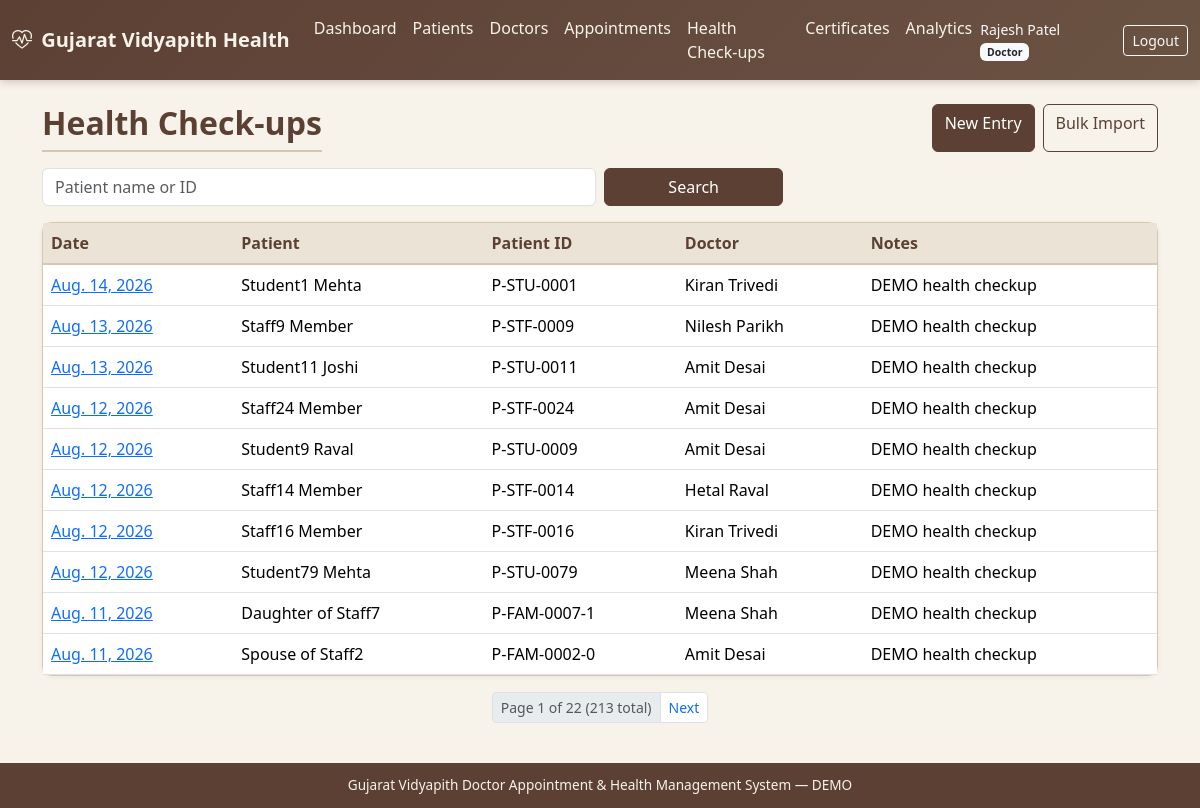
The page /health/ (signed in) on the database as committed earlier.
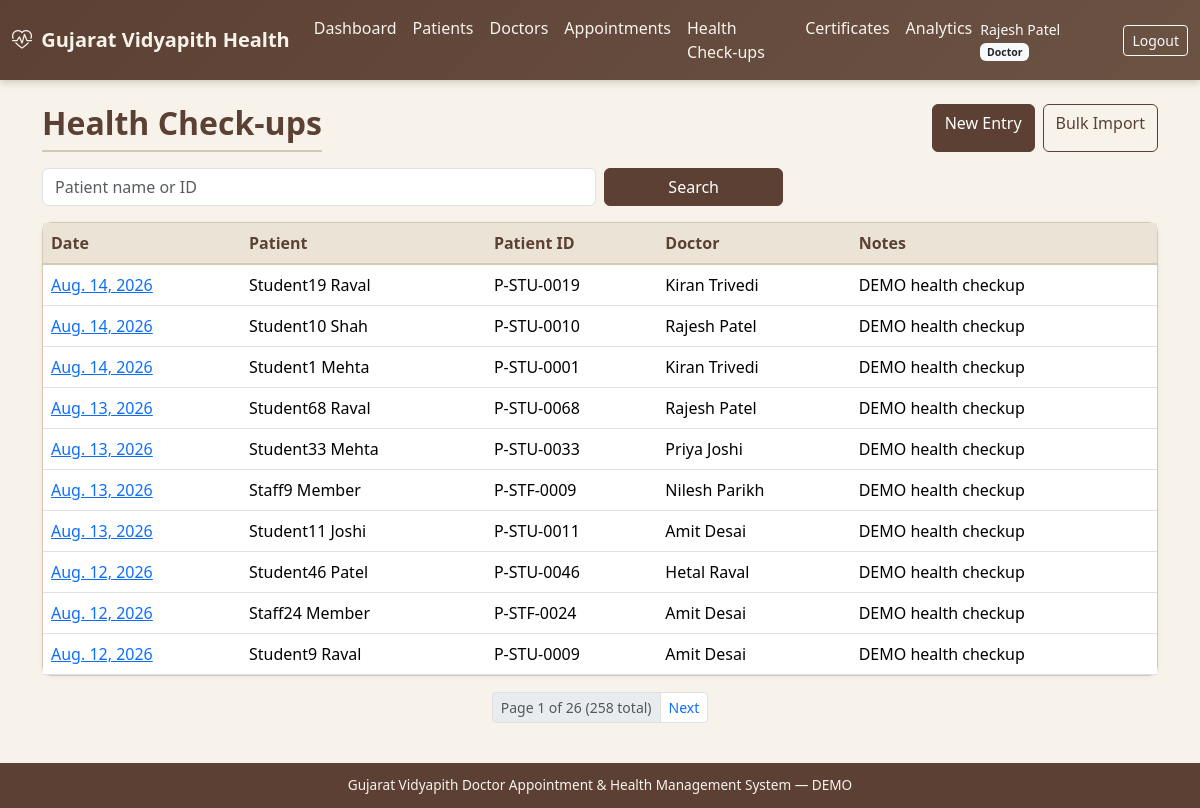
The same page on the database as committed later.
### health_records/models.py (models this page shows, shortened)
class HealthCheckup(models.Model):
    patient = models.ForeignKey(Patient, on_delete=models.CASCADE, related_name='health_checkups')
    doctor = models.ForeignKey(
        Doctor, on_delete=models.SET_NULL, null=True, blank=True, related_name='health_checkups'
    )
    checkup_date = models.DateField(db_index=True)
    notes = models.TextField(blank=True)
    entered_by = models.ForeignKey(
        settings.AUTH_USER_MODEL, on_delete=models.SET_NULL, null=True, blank=True
    )
    created_at = models.DateTimeField(auto_now_add=True)
    is_demo = models.BooleanField(default=False)
    class Meta:
        ordering = ['-checkup_date']
        indexes = [models.Index(fields=['patient', 'checkup_date'])]

### patients/models.py (models this page shows, shortened)
class Patient(models.Model):
    CATEGORY_STUDENT = 'student'
    CATEGORY_STAFF = 'staff'
    CATEGORY_STAFF_FAMILY = 'staff_family'
    CATEGORY_CHOICES = [
        (CATEGORY_STUDENT, 'Student'),
        (CATEGORY_STAFF, 'University Staff'),
        (CATEGORY_STAFF_FAMILY, 'Staff Family Member'),
    ]
    patient_id = models.CharField(max_length=30, unique=True, db_index=True)
    user = models.OneToOneField(
        settings.AUTH_USER_MODEL,
        on_delete=models.SET_NULL,
        null=True,
        blank=True,
        related_name='patient_profile',
    )
    category = models.CharField(max_length=20, choices=CATEGORY_CHOICES, db_index=True)
    name = models.CharField(max_length=150, db_index=True)
    gender = models.CharField(
        max_length=10,
        choices=[('Male', 'Male'), ('Female', 'Female'), ('Other', 'Other')],
        blank=True,
    )
    date_of_birth = models.DateField(null=True, blank=True)
    email = models.EmailField(blank=True, db_index=True)
    mobile = models.CharField(max_length=15, blank=True, db_index=True)
    address = models.TextField(blank=True)
    blood_group = models.CharField(max_length=5, blank=True)
    emergency_contact = models.CharField(max_length=15, blank=True)
    status = models.CharField(
        max_length=20,
        choices=[('Active', 'Active'), ('Inactive', 'Inactive')],
        default='Active',
    )
    created_at = models.DateTimeField(auto_now_add=True)
    updated_at = models.DateTimeField(auto_now=True)
    created_by = models.ForeignKey(
        settings.AUTH_USER_MODEL,
        on_delete=models.SET_NULL,
        null=True,
        blank=True,
        related_name='patients_created',
    )
    class Meta:
        ordering = ['name']
        indexes = [
            models.Index(fields=['name', 'mobile']),
            models.Index(fields=['category', 'status']),
        ]

### doctors/models.py (models this page shows, shortened)
class Doctor(models.Model):
    doctor_id = models.CharField(max_length=30, unique=True)
    user = models.OneToOneField(
        settings.AUTH_USER_MODEL,
        on_delete=models.SET_NULL,
        null=True,
        blank=True,
        related_name='doctor_profile',
    )
    name = models.CharField(max_length=150)
    gender = models.CharField(
        max_length=10,
        choices=[('Male', 'Male'), ('Female', 'Female'), ('Other', 'Other')],
        blank=True,
    )
    qualification = models.CharField(max_length=200, blank=True)
    medical_system = models.ForeignKey(
        MedicalSystem, on_delete=models.SET_NULL, null=True, blank=True, related_name='doctors'
    )
    specialization = models.ForeignKey(
        Specialization, on_delete=models.SET_NULL, null=True, related_name='doctors'
    )
    department = models.ForeignKey(
        Department, on_delete=models.SET_NULL, null=True, blank=True, related_name='doctors'
    )
    registration_number = models.CharField(max_length=50, blank=True)
    email = models.EmailField(blank=True)
    mobile = models.CharField(max_length=15, blank=True)
    experience_years = models.PositiveSmallIntegerField(default=0)
    profile_photo = models.ImageField(upload_to='doctors/', blank=True, null=True)
    availability = models.CharField(
        max_length=20,
        choices=[('Available', 'Available'), ('Unavailable', 'Unavailable'), ('On Leave', 'On Leave')],
        default='Available',
    )
    status = models.CharField(
        max_length=20,
        choices=[('Active', 'Active'), ('Inactive', 'Inactive')],
        default='Active',
    )
    created_at = models.DateTimeField(auto_now_add=True)
    updated_at = models.DateTimeField(auto_now=True)
    class Meta:
        ordering = ['name']

### health_records/views.py (the view)
# urls.py: path('', views.index, name='index'),
@login_required
def index(request):
    q = request.GET.get('q', '').strip()
    qs = HealthCheckup.objects.select_related('patient', 'doctor').order_by('-checkup_date')
    qs = patient_scoped_qs(request.user, qs)
    if q:
        from django.db.models import Q
        qs = qs.filter(Q(patient__name__icontains=q) | Q(patient__patient_id__icontains=q))
    page = Paginator(qs, 10).get_page(request.GET.get('page'))
    return render(request, 'health_records/list.html', {
        'page_obj': page, 'checkups': page, 'q': q,
    })

### accounts/authorization.py (called while the page is built)
def is_admin(user):
    if not user or not user.is_authenticated:
        return False
    if user.is_superuser:
        return True
    role = getattr(user, 'role', None)
    if role and role.code in (Role.ADMIN, Role.SUPER_ADMIN):
        return True
    return False

def is_doctor(user):
    if not user or not user.is_authenticated:
        return False
    if user.is_superuser or is_admin(user):
        return True
    role = getattr(user, 'role', None)
    if role and role.code == Role.DOCTOR:
        return True
    if get_doctor_profile(user) is not None:
        return True
    return False

def patient_scoped_qs(user, queryset, patient_field='patient'):
    if is_admin(user) or is_doctor(user):
        return queryset
    own = get_linked_patient(user)
    if own is None:
        return queryset.none()
    return queryset.filter(**{patient_field: own})

### accounts/models.py (called while the page is built)
    @property
    def role_code(self):
        return self.role.code if self.role else None

    def has_role(self, *codes):
        return self.role and self.role.code in codes

### templates/health_records/list.html (shortened to what this page needs)
{% extends "base.html" %}
{% block content %}
<div class="container">
  <div class="d-flex justify-content-between mb-3 flex-wrap gap-2">
    <h2 class="page-title mb-0">Health Check-ups</h2>
    {% if user.is_doctor_user or user.is_admin_user or user.is_superuser %}
    <div class="d-flex gap-2">
      <a href="{% url 'health_records:entry_start' %}" class="btn btn-gv">New Entry</a>
      <a href="{% url 'health_records:bulk_import' %}" class="btn btn-outline-gv">Bulk Import</a>
    </div>
    {% endif %}
  </div>
  <form class="row g-2 mb-3" method="get">
    <div class="col-md-6"><input name="q" value="{{ q }}" class="form-control" placeholder="Patient name or ID"></div>
    <div class="col-md-2"><button class="btn btn-gv w-100">Search</button></div>
  </form>
  <div class="card card-gv">
    <div class="table-responsive">
      <table class="table table-gv table-hover mb-0">
        <thead>
          <tr>
            <th>Date</th>
            <th>Patient</th>
            <th>Patient ID</th>
            <th>Doctor</th>
            <th>Notes</th>
          </tr>
        </thead>
        <tbody>
        {% for c in checkups %}
        <tr>
          <td><a href="{% url 'health_records:detail' c.pk %}">{{ c.checkup_date }}</a></td>
          <td>{{ c.patient.name }}</td>
          <td>{{ c.patient.patient_id }}</td>
          <td>{{ c.doctor.name|default:"—" }}</td>
          <td>{{ c.notes|truncatechars:40 }}</td>
        </tr>
        {% empty %}
        <tr><td colspan="5" class="text-center text-muted">No records</td></tr>
        {% endfor %}
        </tbody>
      </table>
    </div>
  </div>
  {% include "includes/pagination.html" %}
</div>
{% endblock %}

Rows that differ between the two databases and show on the page:
no longer on this page (row unchanged): HealthCheckup: checkup_date "Aug. 12, 2026", patient.name "Staff14 Member", patient.patient_id "P-STF-0014", doctor.name "Hetal Raval", notes "DEMO health checkup"
no longer on this page (row unchanged): HealthCheckup: checkup_date "Aug. 12, 2026", patient.name "Staff16 Member", patient.patient_id "P-STF-0016", doctor.name "Kiran Trivedi", notes "DEMO health checkup"
no longer on this page (row unchanged): HealthCheckup: checkup_date "Aug. 12, 2026", patient.name "Student79 Mehta", patient.patient_id "P-STU-0079", doctor.name "Meena Shah", notes "DEMO health checkup"
no longer on this page (row unchanged): HealthCheckup: checkup_date "Aug. 11, 2026", patient.name "Daughter of Staff7", patient.patient_id "P-FAM-0007-1", doctor.name "Meena Shah", notes "DEMO health checkup"
no longer on this page (row unchanged): HealthCheckup: checkup_date "Aug. 11, 2026", patient.name "Spouse of Staff2", patient.patient_id "P-FAM-0002-0", doctor.name "Amit Desai", notes "DEMO health checkup"
added HealthCheckup: checkup_date "Aug. 14, 2026", patient.name "Student19 Raval", patient.patient_id "P-STU-0019", doctor.name "Kiran Trivedi", notes "DEMO health checkup"
added HealthCheckup: checkup_date "Aug. 14, 2026", patient.name "Student10 Shah", patient.patient_id "P-STU-0010", doctor.name "Rajesh Patel", notes "DEMO health checkup"
added HealthCheckup: checkup_date "Aug. 13, 2026", patient.name "Student68 Raval", patient.patient_id "P-STU-0068", doctor.name "Rajesh Patel", notes "DEMO health checkup"
added HealthCheckup: checkup_date "Aug. 13, 2026", patient.name "Student33 Mehta", patient.patient_id "P-STU-0033", doctor.name "Priya Joshi", notes "DEMO health checkup"
added HealthCheckup: checkup_date "Aug. 12, 2026", patient.name "Student46 Patel", patient.patient_id "P-STU-0046", doctor.name "Hetal Raval", notes "DEMO health checkup"
Other text that changed with them:
{{ page_obj.paginator.num_pages }}: "22" → "26"
{{ page_obj.paginator.count }}: "213" → "258"
